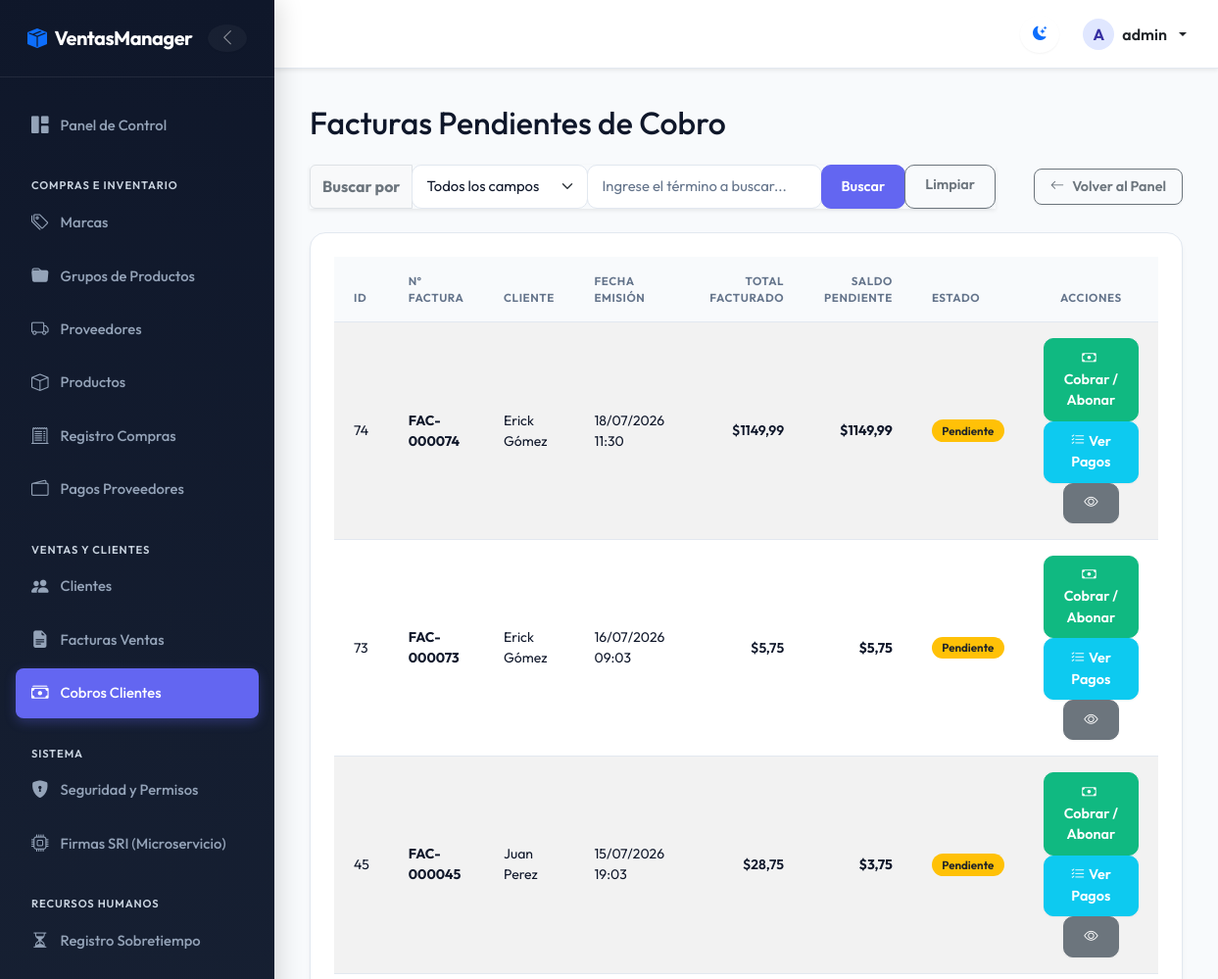
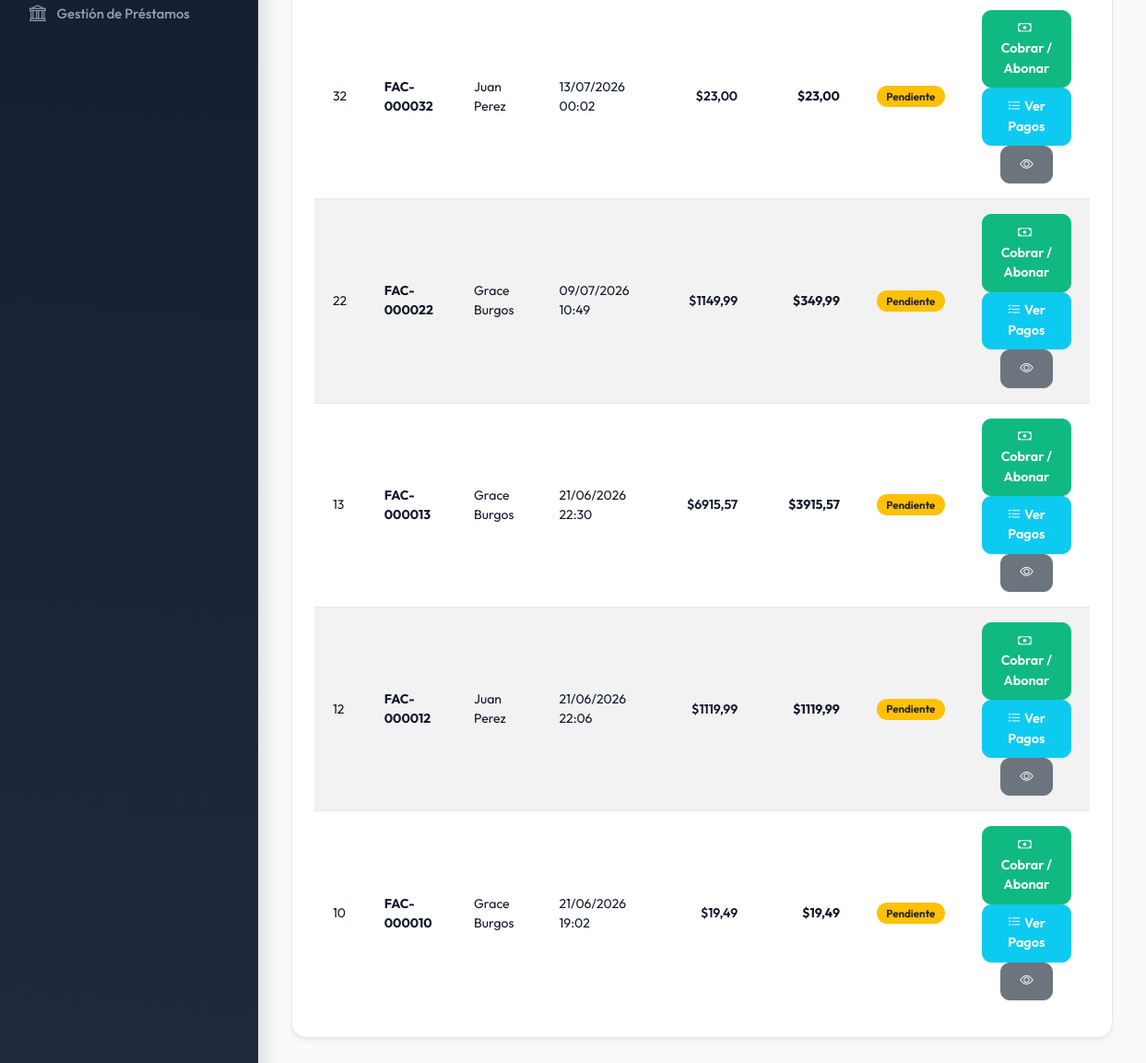
Screenshot of /cobros/list/ (signed in) with the database file from the repository (2 pictures, top to bottom).
### billing/models.py (models this page shows, shortened)
class Invoice(models.Model):
    empresa = models.ForeignKey('Empresa', on_delete=models.PROTECT, related_name='invoices', null=True, blank=True)
    customer = models.ForeignKey(Customer, on_delete=models.PROTECT, related_name='invoices')
    invoice_date = models.DateTimeField(auto_now_add=True)
    subtotal = models.DecimalField(max_digits=12, decimal_places=2, default=0)
    tax = models.DecimalField(max_digits=12, decimal_places=2, default=0)
    total = models.DecimalField(max_digits=12, decimal_places=2, default=0)
    is_active = models.BooleanField(default=True)
    numero = models.CharField(max_length=20, unique=True, blank=True, null=True, verbose_name='Número de Factura')
    tipo_pago = models.CharField(
        max_length=10,
        choices=[('CONTADO', 'Contado'), ('CREDITO', 'Crédito')],
        default='CREDITO',
        verbose_name='Tipo de Pago'
    )
    saldo = models.DecimalField(max_digits=12, decimal_places=2, default=0.00, verbose_name='Saldo')
    estado = models.CharField(
        max_length=15,
        choices=[('PENDIENTE', 'Pendiente'), ('PAGADA', 'Pagada'), ('ANULADA', 'Anulada')],
        default='PENDIENTE',
        verbose_name='Estado'
    )
    metodo_pago = models.CharField(
        max_length=20,
        choices=[('EFECTIVO', 'Efectivo'), ('TRANSFERENCIA', 'Transferencia'), ('PAYPAL', 'PayPal'), ('CREDITO', 'Crédito')],
        default='EFECTIVO',
        verbose_name='Método de Pago'
    )
    clave_acceso = models.CharField(max_length=49, unique=True, blank=True, null=True, verbose_name='Clave de Acceso SRI')
    estado_sri = models.CharField(
        max_length=20,
        choices=[('PENDIENTE', 'Pendiente'), ('AUTORIZADO', 'Autorizado'), ('RECHAZADO', 'Rechazado')],
        default='PENDIENTE',
        verbose_name='Estado SRI'
    )
    class Meta:
        ordering = ['-invoice_date']
        permissions = [
            ("download_invoice_pdf", "Can download Invoice PDF report"),
            ("download_invoice_excel", "Can download Invoice Excel report"),
            ("detail_invoice", "Can view Invoice detail page"),
            ("whatsapp_invoice", "Can send Invoice via WhatsApp"),
        ]

class Customer(models.Model):
    dni = models.CharField(max_length=13, unique=True, verbose_name='DNI/RUC', validators=[validate_cedula_ec])
    first_name = models.CharField(max_length=100)
    last_name = models.CharField(max_length=100)
    email = models.EmailField(blank=True, null=True)
    phone = models.CharField(max_length=20, blank=True, null=True)
    address = models.TextField(blank=True, null=True)
    is_active = models.BooleanField(default=True)
    created_at = models.DateTimeField(auto_now_add=True)
    updated_at = models.DateTimeField(auto_now=True)
    class Meta:
        ordering = ['last_name', 'first_name']
        permissions = [
            ("download_customer_pdf", "Can download Customer PDF report"),
            ("download_customer_excel", "Can download Customer Excel report"),
            ("detail_customer", "Can view Customer detail modal"),
        ]
    @property
    def full_name(self): return f'{self.first_name} {self.last_name}'

### pagos/views.py (the view, shortened to what this page needs)
# urls.py: path('list/', views.FacturasPendientesListView.as_view(), name='facturas_pendientes'),
class FacturasPendientesListView(LoginRequiredMixin, PermissionRequiredMixin, ListView):
    permission_required = 'pagos.view_cobrofactura'
    model = Invoice
    template_name = 'pagos/pagos_list.html'
    context_object_name = 'items'
    paginate_by = 10
    def get_queryset(self):
        queryset = Invoice.objects.filter(
            tipo_pago='CREDITO',
            estado='PENDIENTE',
            is_active=True
        ).select_related('customer')
        search_field = self.request.GET.get('search_field', 'all').strip()
        search_value = self.request.GET.get('search_value', '').strip()
        return queryset
    def get_context_data(self, **kwargs):
        context = super().get_context_data(**kwargs)
        context['title'] = 'Facturas Pendientes de Cobro'
        context['search_field'] = self.request.GET.get('search_field', 'all').strip()
        context['search_value'] = self.request.GET.get('search_value', '').strip()
        return context

### billing/context_processors.py (called while the page is built)
def sri_settings(request):
    sri_url = getattr(settings, 'SRI_MICROSERVICE_URL', 'https://sri-microservice.vercel.app/firmar-y-enviar')
    base_url = sri_url.rsplit('/', 1)[0]
    return {
        'SRI_MICROSERVICE_CONFIG_URL': f"{base_url}/configurar"
    }

### security/templatetags/security_tags.py (called while the page is built)
@register.filter(name='has_group')
def has_group(user, group_name):
    if not user.is_authenticated:
        return False
    if user.is_superuser:      # el superusuario ve todo
        return True
    return user.groups.filter(name=group_name).exists()

### pagos/templates/pagos/pagos_list.html (shortened to what this page needs)
{% extends 'billing/base.html' %}
{% block content %}
<div class="d-flex justify-content-between align-items-center mb-3">
  <h2>{{ title }}</h2>
</div>
<div class="d-flex flex-column flex-md-row justify-content-between align-items-md-center gap-3 mb-4">
  <form method="get" class="m-0 flex-grow-1" style="max-width: 700px;">
    <div class="input-group shadow-sm">
      <span class="input-group-text bg-light fw-bold text-secondary">Buscar por</span>
      <select name="search_field" id="search_field" class="form-select border-secondary-subtle" style="max-width: 180px;">
        <option value="all" {% if search_field == 'all' or not search_field %}selected{% endif %}>Todos los campos</option>
      </select>
      <input type="text" name="search_value" id="search_value" class="form-control border-secondary-subtle"
        placeholder="Ingrese el término a buscar..." value="{{ search_value|default:'' }}">
      <button type="submit" class="btn btn-primary">Buscar</button>
      <a href="{% url 'pagos:facturas_pendientes' %}" class="btn btn-outline-secondary">Limpiar</a>
    </div>
  </form>
  <div class="d-flex align-items-center gap-2 flex-wrap ms-md-auto">
    <a href="{% url 'pagos:pagos_home' %}" class="btn btn-action-back d-flex align-items-center gap-2 fw-semibold">
      <i class="bi bi-arrow-left"></i> Volver al Panel
    </a>
  </div>
</div>
<div class="card shadow-sm">
  <div class="card-body p-0">
    <table class="table table-striped table-hover mb-0">
      <thead class="table-dark">
        <tr>
          <th>ID</th>
          <th>Nº Factura</th>
          <th>Cliente</th>
          <th>Fecha Emisión</th>
          <th class="text-end">Total Facturado</th>
          <th class="text-end">Saldo Pendiente</th>
          <th>Estado</th>
          <th class="text-center">Acciones</th>
        </tr>
      </thead>
      <tbody>
        {% for inv in items %}
        <tr>
          <td>{{ inv.id }}</td>
          <td><strong>{{ inv.numero|default:"-" }}</strong></td>
          <td>{{ inv.customer.full_name }}</td>
          <td>{{ inv.invoice_date|date:"d/m/Y H:i" }}</td>
          <td class="text-end fw-semibold">${{ inv.total }}</td>
          <td class="text-end fw-bold text-danger">${{ inv.saldo }}</td>
          <td>
            <span class="badge bg-warning text-dark">Pendiente</span>
          </td>
          <td class="text-center">
            {% if perms.pagos.add_cobrofactura %}
            <a href="{% url 'pagos:registrar_pago' inv.id %}" class="btn btn-sm btn-success" title="Registrar Pago">
              <i class="bi bi-cash me-1"></i>Cobrar / Abonar
            </a>
            {% endif %}
            {% if perms.pagos.view_cobrofactura %}
            <a href="{% url 'pagos:historial_factura' inv.id %}" class="btn btn-sm btn-info text-white"
              title="Ver Historial de Cobros">
              <i class="bi bi-list-check me-1"></i>Ver Pagos
            </a>
            {% endif %}
            {% if perms.billing.detail_invoice %}
            <a href="{% url 'billing:invoice_detail' inv.id %}" class="btn btn-sm btn-secondary"
              title="Detalle de Factura" target="_blank">
              <i class="bi bi-eye"></i>
            </a>
            {% endif %}
          </td>
        </tr>
        {% empty %}
        <tr>
          <td colspan="8" class="text-center text-muted py-4">No se encontraron facturas a crédito pendientes de pago.
          </td>
        </tr>
        {% endfor %}
      </tbody>
    </table>
  </div>
</div>
{% endblock %}

### billing/templates/billing/base.html (shortened to what this page needs)
{% load security_tags %}
{% load static %}
<!DOCTYPE html>
<html lang="es">
<head>
  <link href="https://cdn.jsdelivr.net/npm/bootstrap@5.3.0/dist/css/bootstrap.min.css" rel="stylesheet">
  <link rel="stylesheet" href="https://cdn.jsdelivr.net/npm/bootstrap-icons@1.10.5/font/bootstrap-icons.css">
  <link rel="stylesheet" href="{% static 'css/custom.css' %}">
</head>
<body>
  <div class="app-container {% if not user.is_authenticated %}no-sidebar{% endif %}" id="appContainer">
    {% if user.is_authenticated %}
    <aside class="sidebar" id="sidebar">
      <div class="sidebar-header d-flex align-items-center justify-content-between">
        <a class="sidebar-brand d-flex align-items-center gap-2" href="{% url 'billing:home' %}">
          <i class="bi bi-box-seam-fill text-primary"></i>
          <span>VentasManager</span>
        </a>
        <button id="sidebarToggleCompact" class="btn btn-link text-white-50 p-0 border-0 d-none d-lg-flex align-items-center justify-content-center" style="width: 28px; height: 28px; border-radius: 50% !important; transition: all 0.2s;" title="Compactar menú">
          <i id="compactIcon" class="bi bi-chevron-left" style="font-size: 1.1rem;"></i>
        </button>
      </div>
      <div class="sidebar-content">
        <ul class="sidebar-menu">
            <li class="sidebar-item">
              <a href="{% url 'billing:home' %}" class="sidebar-link {% if request.resolver_match.view_name == 'billing:home' %}active{% endif %}">
                <i class="bi bi-grid-1x2-fill"></i> <span>Panel de Control</span>
              </a>
            </li>
            {% if user|has_group:'Compras' or user|has_group:'Administrador' or user|has_group:'Gerente' %}
            <li class="sidebar-category">Compras e Inventario</li>
            <li class="sidebar-item">
              <a href="{% url 'billing:brand_list' %}" class="sidebar-link {% if 'brand' in request.path %}active{% endif %}">
                <i class="bi bi-tags"></i> <span>Marcas</span>
              </a>
            </li>
            <li class="sidebar-item">
              <a href="{% url 'billing:productgroup_list' %}" class="sidebar-link {% if 'productgroup' in request.path %}active{% endif %}">
                <i class="bi bi-folder-fill"></i> <span>Grupos de Productos</span>
              </a>
            </li>
            <li class="sidebar-item">
              <a href="{% url 'billing:supplier_list' %}" class="sidebar-link {% if 'supplier' in request.path %}active{% endif %}">
                <i class="bi bi-truck"></i> <span>Proveedores</span>
              </a>
            </li>
            <li class="sidebar-item">
              <a href="{% url 'billing:product_list' %}" class="sidebar-link {% if 'product/' in request.path or 'product_list' in request.resolver_match.view_name %}active{% endif %}">
                <i class="bi bi-box"></i> <span>Productos</span>
              </a>
            </li>
            <li class="sidebar-item">
              <a href="{% url 'purchasing:purchase_list' %}" class="sidebar-link {% if 'purchases' in request.path %}active{% endif %}">
                <i class="bi bi-receipt-cutoff"></i> <span>Registro Compras</span>
              </a>
            </li>
            <li class="sidebar-item">
              <a href="{% url 'pagos:pagos_compras_home' %}" class="sidebar-link {% if 'cobros/compras' in request.path or 'cobros/pagar' in request.path %}active{% endif %}">
                <i class="bi bi-wallet2"></i> <span>Pagos Proveedores</span>
              </a>
            </li>
            {% endif %}
            {% if user|has_group:'Ventas' or user|has_group:'Administrador' or user|has_group:'Gerente' %}
            <li class="sidebar-category">Ventas y Clientes</li>
            <li class="sidebar-item">
              <a href="{% url 'billing:customer_list' %}" class="sidebar-link {% if 'customer' in request.path %}active{% endif %}">
                <i class="bi bi-people-fill"></i> <span>Clientes</span>
              </a>
            </li>
            <li class="sidebar-item">
              <a href="{% url 'billing:invoice_list' %}" class="sidebar-link {% if 'invoice' in request.path %}active{% endif %}">
                <i class="bi bi-file-earmark-text-fill"></i> <span>Facturas Ventas</span>
              </a>
            </li>
            <li class="sidebar-item">
              <a href="{% url 'pagos:pagos_home' %}" class="sidebar-link {% if 'cobros/' in request.path and not 'compras' in request.path and not 'pagar' in request.path %}active{% endif %}">
                <i class="bi bi-cash-stack"></i> <span>Cobros Clientes</span>
              </a>
            </li>
            {% endif %}
            {% if user|has_group:'Administrador' %}
            <li class="sidebar-category">Sistema</li>
            <li class="sidebar-item">
              <a href="{% url 'security:security_home' %}" class="sidebar-link {% if 'security' in request.path %}active{% endif %}">
                <i class="bi bi-shield-lock-fill"></i> <span>Seguridad y Permisos</span>
              </a>
            </li>
            <li class="sidebar-item">
              <a href="{{ SRI_MICROSERVICE_CONFIG_URL }}" target="_blank" class="sidebar-link">
                <i class="bi bi-cpu"></i> <span>Firmas SRI (Microservicio)</span>
              </a>
            </li>
            {% endif %}
            {% if user|has_group:'Administrador' %}
            <li class="sidebar-category">Recursos Humanos</li>
            <li class="sidebar-item">
                <a href="{% url 'rrhh:sobretiempo_list' %}" class="sidebar-link {% if 'sobretiempo' in request.path %}active{% endif %}">
                    <i class="bi bi-hourglass-split"></i> <span>Registro Sobretiempo</span>
                </a>
            </li>
            <li class="sidebar-item">
                <a href="{% url 'rrhh:prestamo_list' %}" class="sidebar-link {% if 'prestamo' in request.path %}active{% endif %}">
                    <i class="bi bi-bank"></i> <span>Gestión de Préstamos</span>
                </a>
            </li>
            {% endif %}
        </ul>
      </div>
    </aside>
    {% endif %}
    <div class="main-wrapper">
      <header class="topbar shadow-sm">
        <div class="topbar-actions">
          <button id="themeToggle" class="btn btn-link text-body p-2 border-0" aria-label="Cambiar tema" style="font-size: 1.25rem; display: flex; align-items: center; justify-content: center; width: 38px; height: 38px; border-radius: 50% !important; background: transparent;">
            <i id="themeToggleIcon" class="bi bi-moon-stars-fill text-primary"></i>
          </button>
          {% if user.is_authenticated %}
          <div class="dropdown">
            <a class="dropdown-toggle text-body text-decoration-none fw-semibold d-flex align-items-center gap-2" href="#" id="userMenu" data-bs-toggle="dropdown" aria-expanded="false">
              <div class="rounded-circle bg-primary-subtle text-primary d-flex align-items-center justify-content-center text-uppercase fw-bold" style="width: 32px; height: 32px;">
                {{ user.username|slice:":1" }}
              </div>
              <span class="d-none d-sm-inline">{{ user.username }}</span>
            </a>
          </div>
          {% else %}
          <a href="{% url 'login' %}" class="btn btn-primary btn-sm">Iniciar Sesión</a>
          {% endif %}
        </div>
      </header>
      <main class="main-content">
        {% block content %}{% endblock %}
      </main>
    </div>
  </div>
</body>
</html>

### rows the page displays
Invoice: id "74", numero "FAC-000074", customer.full_name "Erick Gómez", invoice_date "18/07/2026 11:30", total "1149,99", saldo "1149,99"
Invoice: id "73", numero "FAC-000073", customer.full_name "Erick Gómez", invoice_date "16/07/2026 09:03", total "5,75", saldo "5,75"
Invoice: id "45", numero "FAC-000045", customer.full_name "Juan Perez", invoice_date "15/07/2026 19:03", total "28,75", saldo "3,75"
Invoice: id "32", numero "FAC-000032", customer.full_name "Juan Perez", invoice_date "13/07/2026 00:02", total "23,00", saldo "23,00"
Invoice: id "22", numero "FAC-000022", customer.full_name "Grace Burgos", invoice_date "09/07/2026 10:49", total "1149,99", saldo "349,99"
Invoice: id "13", numero "FAC-000013", customer.full_name "Grace Burgos", invoice_date "21/06/2026 22:30", total "6915,57", saldo "3915,57"
Invoice: id "12", numero "FAC-000012", customer.full_name "Juan Perez", invoice_date "21/06/2026 22:06", total "1119,99", saldo "1119,99"
Invoice: id "10", numero "FAC-000010", customer.full_name "Grace Burgos", invoice_date "21/06/2026 19:02", total "19,49", saldo "19,49"

### other values shown
{{ user.username|slice:":1" }} "A"
{{ user.username }} "admin"
{{ title }} "Facturas Pendientes de Cobro"
